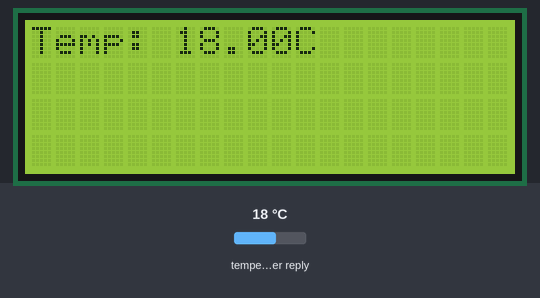
A sketch run on a simulated ESP32. Parts: 20×4 character LCD. The test bench sets the inputs (shaded band); at power-on: temperature in the weather reply 18 °C. WiFi joins after 1.5 s; servers stay silent unless stated; web services answer with replies made up by the test bench; what the sketch prints to the serial monitor is not drawn.

Above: at 3.3 s.
3.4 s: temperature in the weather reply set to -14 °C
At 9.4 s:
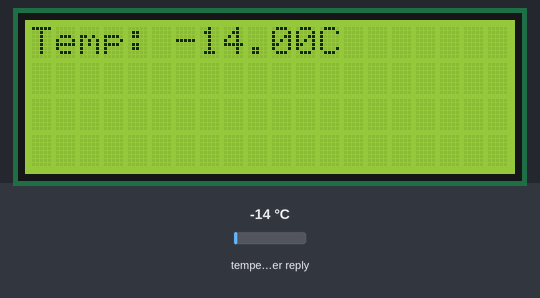
10.3 s: temperature in the weather reply set to -1 °C
At 16.2 s:
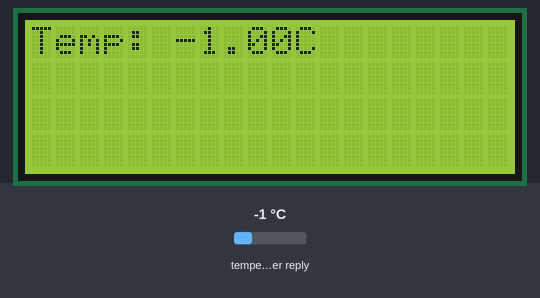
16.8 s: temperature in the weather reply set to 14 °C
At 23.0 s:
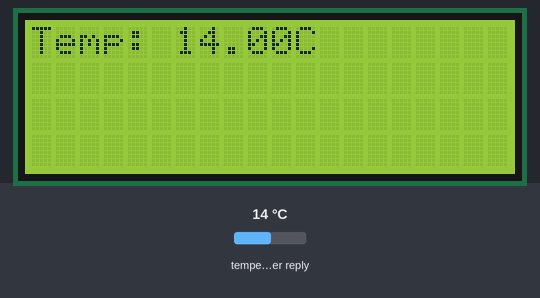
Timing chart, 0 to 24.5 s (numbered marks = the images above; inputs shaded):
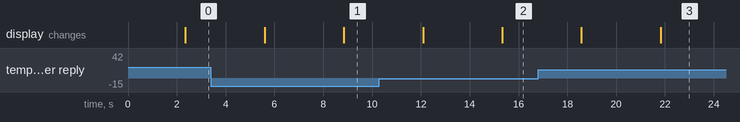

Measured:
- after the input at 3.4 s, the display: first differs from a run without the input after 5.4 s (image 1)
- after the input at 10.3 s, the display: first differs from a run without the input after 5.0 s (image 2)
- after the input at 16.8 s, the display: first differs from a run without the input after 5.0 s (image 3)

The sketch:

sketch.ino
```cpp
// Make sure to install those libraries.
#include <Arduino.h>
#include <Wire.h>
#include <LiquidCrystal_I2C.h>
#include <WiFi.h>
#include <HTTPClient.h>
#include <ArduinoJson.h>

// Replace these with your actual WiFi credentials
const char* ssid = "Your-WiFi-Network";
const char* password = "Your-WiFi-Password";

// Replace this with the latitude and longitude of your location
const float latitude = 0.00;
const float longitude = 0.000000;
// Make sure to replace "0" with latiude and longitude.

// Replace this with your LCD I2C address
int lcdColumns = 20;
int lcdRows = 4;
int lcdAddr = 0x27;  // Change this to your I2C address

LiquidCrystal_I2C lcd(lcdAddr, lcdColumns, lcdRows);

// Flag to indicate which weather information to display
bool displayTemp = true;

void setup() {
  Serial.begin(115200);

  // Initialize LCD
  lcd.init();
  lcd.backlight();

  // Connect to WiFi
  WiFi.begin(ssid, password);
  while (WiFi.status() != WL_CONNECTED) {
    lcd.clear();
    delay(1000);
    Serial.println("Connecting to WiFi...");
    lcd.print("Connecting to WiFi...");
  }
  Serial.println("Connected to WiFi");
  lcd.clear();

  // Print IP address
  Serial.println(WiFi.localIP());
}

void loop() {
  // Fetch weather data
  String weatherData = getWeatherData();

  // Parse weather data
  String weather;
  if (displayTemp) {
    weather = parseTemperature(weatherData);
  } else {
    weather = parseWindSpeed(weatherData);
  }

  // Display weather on LCD
  displayOnLCD(weather);

  // Toggle display flag every 3 seconds
  delay(3000);
  displayTemp = !displayTemp;
}

String getWeatherData() {
  HTTPClient http;
  String weatherData;
  // Open Meteo API. Does not requires API key.
  String url = "https://api.open-meteo.com/v1/forecast?latitude=" + String(latitude) + "&longitude=" + String(longitude) + "&current=temperature_2m,wind_speed_10m&hourly=temperature_2m,relative_humidity_2m,wind_speed_10m";

  http.begin(url);

  int httpCode = http.GET();
  if (httpCode > 0) {
    if (httpCode == HTTP_CODE_OK) {
      weatherData = http.getString();
    }
  } else {
    Serial.println("Error getting weather data");
  }

  http.end();
  return weatherData;
}

String parseTemperature(String weatherData) {
  DynamicJsonDocument doc(2048);
  deserializeJson(doc, weatherData);

  float currentTemp = doc["current"]["temperature_2m"];

  String result = "Temp: " + String(currentTemp) + "C";

  return result;
}

String parseWindSpeed(String weatherData) {
  DynamicJsonDocument doc(2048);
  deserializeJson(doc, weatherData);

  float currentWindSpeed = doc["current"]["wind_speed_10m"];

  String result = "Wind: " + String(currentWindSpeed) + "km/h";

  return result;
}

void displayOnLCD(String message) {
  lcd.clear();
  lcd.setCursor(0, 0);
  lcd.print(message);
}
```
